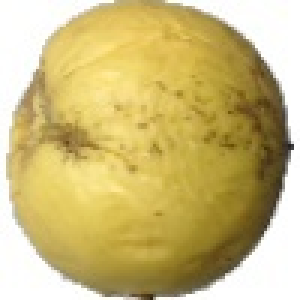
#> input picture dataset2/Apple/Apple Golden 1/r_51_100.jpg, 100 x 100 px (shown 3 times larger)
$ python DecisionTree.py
#> lines starting #> are read from the running program, lines starting #| are printed output that depends on the picture
### services.py
import os
import matplotlib.pyplot as plt
import pandas as pd
from sklearn.utils import shuffle
import pickle as p
from cv2 import resize
import numpy as np
import seaborn as sns


def load_images_from_folder(folder,only_path = False, label = ""):
    if only_path == False:
        images = []
        for filename in os.listdir(folder):
            img = plt.imread(os.path.join(folder,filename))
            if img is not None:
                images.append(img)
        return images
    else:
        path = []
        for filename in os.listdir(folder):
            img_path = os.path.join(folder,filename)
            if img_path is not None:
                path.append([label,img_path])
        return path

def extract_dataset(path_dataset):
    images = []
    for f in os.listdir(path_dataset):
        if "jpg" in os.listdir(path_dataset+f)[0] or "png" in os.listdir(path_dataset+f)[0] or "jpeg" in os.listdir(path_dataset+f)[0]:
            images += load_images_from_folder(path_dataset+f,True,label = f)
        else:
            for d in os.listdir(path_dataset+f):
                images += load_images_from_folder(path_dataset+f+"/"+d,True,label = f)
    return images

def prepare_dataframe(images):
    df = pd.DataFrame(images, columns = ["fruit", "path"])
    df = shuffle(df, random_state = 0)
    df = df.reset_index(drop=True)

    return df

def dump_data_to_pickle(data , filename):
    with open(filename,'wb') as f:
        p.dump(data,f)
        f.close()

def draw_chart(df):
    vc = df["fruit"].value_counts()
    plt.figure(figsize=(10,10))
    sns.barplot(x = vc.index, y = vc, palette = "rocket")
    plt.title("Number of pictures of each category", fontsize = 15)
    plt.xticks(rotation=90)
    plt.show()
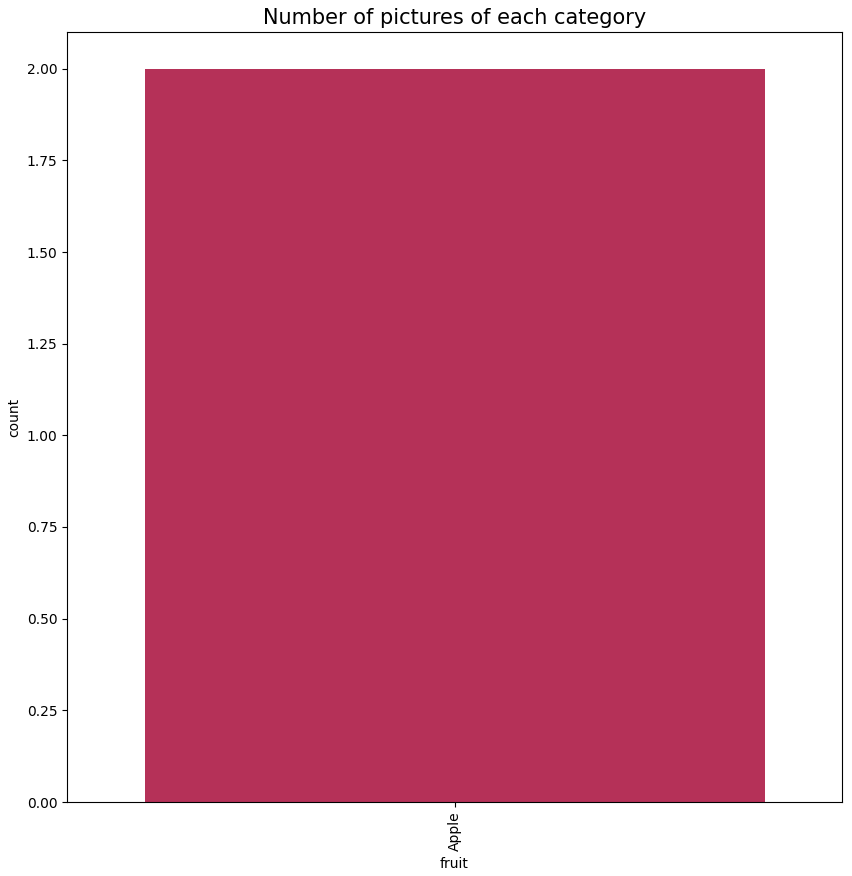
#> figure drawn by matplotlib, 1 panel
    plt.savefig('chart.png')

def load_img(df):
    img_paths = df["path"].values
    img_labels = df["label"].values
    X = []
    y = []
    for i,path in enumerate(img_paths):
        img =  plt.imread(path)
#> img is the input picture: shape (100, 100, 3); mean R, G, B 204.5, 186.7, 122.8
        img = resize(img, (150,150))
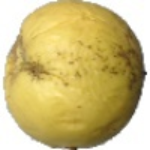
#> img: shape (150, 150, 3); mean R, G, B 204.5, 186.6, 122.7
        img = img.ravel()
        label = img_labels[i]
        X.append(img)
        y.append(label)
#> pass 2 of the loop in load_img, `for i,path in enumerate(img_paths):`:
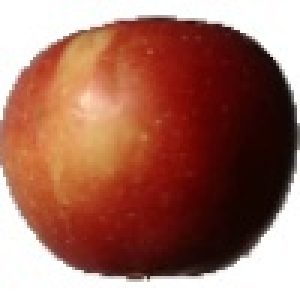
#> input picture dataset2/Apple/Apple Braeburn/322_100.jpg, 100 x 100 px (shown 3 times larger)
#> in load_img, img is the input picture: shape (100, 100, 3); mean R, G, B 161.9, 111.1, 97.2
#> in load_img, `img = resize(img, (150,150))`:
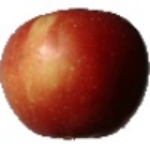
#> img: shape (150, 150, 3); mean R, G, B 161.8, 111, 97.2
    return np.array(X),np.array(y)

### DecisionTree.py
import services as service
from sklearn.tree import DecisionTreeClassifier
from sklearn.model_selection import train_test_split
import time
from sklearn.metrics import confusion_matrix


images = service.extract_dataset(path_dataset="dataset2/")

df = service.prepare_dataframe(images=images)

fruit_names = sorted(df.fruit.unique())

service.dump_data_to_pickle(data=fruit_names , filename="fruit_names_DecisionTree_dataset2")

mapper_fruit_names = dict(zip(fruit_names, [t for t in range(len(fruit_names))]))
df["label"] = df["fruit"].map(mapper_fruit_names)

service.draw_chart(df=df)

model = DecisionTreeClassifier()
start_time = time.time()
X , Y = service.load_img(df=df)
#> Y = [0, 0]
X_train, X_test, y_train, y_test = train_test_split(X, Y, test_size = 0.25)
#> y_train = [0]; y_test = [0]
model.fit(X_train, y_train)
time_model = time.time() - start_time

print(f"Time to train the model: {int(time_model)} seconds")

y_pred = model.predict(X_test)
#> y_pred = [0]

cm = confusion_matrix(y_test, y_pred)
#> cm = [1]
print(cm)
#| [[1]]

score=model.score(X_test,y_test)
#> score = 1
print(score)
#| 1.0

service.dump_data_to_pickle(data=model , filename="DecisionTree_model_dataset2_pickle")
